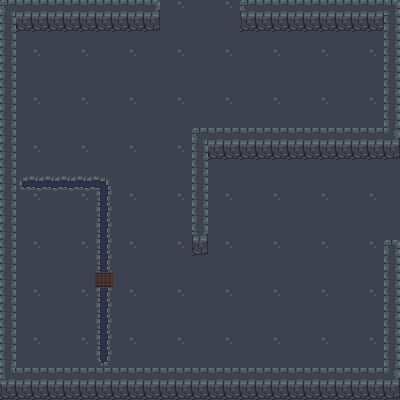

This is a level from a 2D game, rendered from its Tiled map with the project's own tilesets. A one-line summary and the complete map file follow:
An orthogonal 25x25 tile map with 16x16 px tiles, 2 tile layers (Ground, Collisions), 3 tilesets and 11 objects.

<map version="1.4" tiledversion="1.4.1" orientation="orthogonal" renderorder="right-down" width="25" height="25" tilewidth="16" tileheight="16" infinite="0" nextlayerid="4" nextobjectid="40">
 <editorsettings>
  <export target="." format="tmx" />
 </editorsettings>
 <tileset firstgid="1" source="overworld.tsx" />
 <tileset firstgid="1441" source="Cave.tsx" />
 <tileset firstgid="2441" source="dungeon_tiles.tsx" />
 <layer id="1" name="Ground" width="25" height="25">
  <data encoding="csv">
2461,2462,2463,2461,2462,2463,2461,2462,2463,2461,2462,2463,2461,2462,2463,2461,2462,2463,2461,2462,2463,2461,2462,2463,2461,
2480,2481,2482,2480,2481,2482,2480,2481,2482,2480,2481,2482,2480,2481,2482,2480,2481,2482,2480,2481,2482,2480,2481,2482,2480,
2499,2500,2501,2499,2500,2501,2499,2500,2501,2499,2500,2501,2499,2500,2501,2499,2500,2501,2499,2500,2501,2499,2500,2501,2499,
2461,2462,2463,2461,2462,2463,2461,2462,2463,2461,2462,2463,2461,2462,2463,2461,2462,2463,2461,2462,2463,2461,2462,2463,2461,
2480,2481,2482,2480,2481,2482,2480,2481,2482,2480,2481,2482,2480,2481,2482,2480,2481,2482,2480,2481,2482,2480,2481,2482,2480,
2499,2500,2501,2499,2500,2501,2499,2500,2501,2499,2500,2501,2499,2500,2501,2499,2500,2501,2499,2500,2501,2499,2500,2501,2499,
2461,2462,2463,2461,2462,2463,2461,2462,2463,2461,2462,2463,2461,2462,2463,2461,2462,2463,2461,2462,2463,2461,2462,2463,2461,
2480,2481,2482,2480,2481,2482,2480,2481,2482,2480,2481,2482,2480,2481,2482,2480,2481,2482,2480,2481,2482,2480,2481,2482,2480,
2499,2500,2501,2499,2500,2501,2499,2500,2501,2499,2500,2501,2499,2500,2501,2499,2500,2501,2499,2500,2501,2499,2500,2501,2499,
2461,2462,2463,2461,2462,2463,2461,2462,2463,2461,2462,2463,2461,2462,2463,2461,2462,2463,2461,2462,2463,2461,2462,2463,2461,
2480,2481,2482,2480,2481,2482,2480,2481,2482,2480,2481,2482,2480,2481,2482,2480,2481,2482,2480,2481,2482,2480,2481,2482,2480,
2499,2500,2501,2499,2500,2501,2499,2500,2501,2499,2500,2501,2499,2500,2501,2499,2500,2501,2499,2500,2501,2499,2500,2501,2499,
2461,2462,2463,2461,2462,2463,2461,2462,2463,2461,2462,2463,2461,2462,2463,2461,2462,2463,2461,2462,2463,2461,2462,2463,2461,
2480,2481,2482,2480,2481,2482,2480,2481,2482,2480,2481,2482,2480,2481,2482,2480,2481,2482,2480,2481,2482,2480,2481,2482,2480,
2499,2500,2501,2499,2500,2501,2499,2500,2501,2499,2500,2501,2499,2500,2501,2499,2500,2501,2499,2500,2501,2499,2500,2501,2499,
2461,2462,2463,2461,2462,2463,2461,2462,2463,2461,2462,2463,2461,2462,2463,2461,2462,2463,2461,2462,2463,2461,2462,2463,2461,
2480,2481,2482,2480,2481,2482,2480,2481,2482,2480,2481,2482,2480,2481,2482,2480,2481,2482,2480,2481,2482,2480,2481,2482,2480,
2499,2500,2501,2499,2500,2501,2499,2500,2501,2499,2500,2501,2499,2500,2501,2499,2500,2501,2499,2500,2501,2499,2500,2501,2499,
2461,2462,2463,2461,2462,2463,2461,2462,2463,2461,2462,2463,2461,2462,2463,2461,2462,2463,2461,2462,2463,2461,2462,2463,2461,
2480,2481,2482,2480,2481,2482,2480,2481,2482,2480,2481,2482,2480,2481,2482,2480,2481,2482,2480,2481,2482,2480,2481,2482,2480,
2499,2500,2501,2499,2500,2501,2499,2500,2501,2499,2500,2501,2499,2500,2501,2499,2500,2501,2499,2500,2501,2499,2500,2501,2499,
2461,2462,2463,2461,2462,2463,2461,2462,2463,2461,2462,2463,2461,2462,2463,2461,2462,2463,2461,2462,2463,2461,2462,2463,2461,
2480,2481,2482,2480,2481,2482,2480,2481,2482,2480,2481,2482,2480,2481,2461,2461,2481,2482,2480,2481,2482,2480,2481,2482,2480,
2499,2500,2501,2499,2500,2501,2499,2500,2501,2499,2500,2501,2499,2500,2501,2499,2500,2501,2499,2500,2501,2499,2500,2501,2499,
2461,2462,2463,2461,2462,2463,2461,2462,2463,2461,2462,2463,2461,2462,2463,2461,2462,2463,2461,2462,2463,2461,2462,2463,2461
</data>
 </layer>
 <layer id="2" name="Collisions" width="25" height="25">
  <data encoding="csv">
2596,2597,2597,2597,2597,2597,2597,2597,2597,2651,0,0,0,0,0,2650,2635,2635,2635,2635,2635,2635,2635,2635,2598,
2615,2616,2616,2616,2616,2616,2616,2616,2616,2670,0,0,0,0,0,2669,2654,2654,2654,2654,2654,2654,2654,2654,2617,
2615,0,0,0,0,0,0,0,0,0,0,0,0,0,0,0,0,0,0,0,0,0,0,0,2617,
2615,0,0,0,0,0,0,0,0,0,0,0,0,0,0,0,0,0,0,0,0,0,0,0,2617,
2615,0,0,0,0,0,0,0,0,0,0,0,0,0,0,0,0,0,0,0,0,0,0,0,2617,
2615,0,0,0,0,0,0,0,0,0,0,0,0,0,0,0,0,0,0,0,0,0,0,0,2617,
2615,0,0,0,0,0,0,0,0,0,0,0,0,0,0,0,0,0,0,0,0,0,0,0,2617,
2615,0,0,0,0,0,0,0,0,0,0,0,0,0,0,0,0,0,0,0,0,0,0,0,2617,
2617,0,0,0,0,0,0,0,0,0,0,0,2596,2635,2635,2635,2635,2635,2635,2635,2635,2635,2635,2635,2636,
2617,0,0,0,0,0,0,0,0,0,0,0,2617,2654,2654,2654,2654,2654,2654,2654,2654,2654,2654,2654,2655,
2617,0,0,0,0,0,0,0,0,0,0,0,2617,0,0,0,0,0,0,0,0,0,0,0,0,
2617,2514,2511,2511,2511,2511,2512,0,0,0,0,0,2617,0,0,0,0,0,0,0,0,0,0,0,0,
2617,0,0,0,0,0,2531,0,0,0,0,0,2617,0,0,0,0,0,0,0,0,0,0,0,0,
2617,0,0,0,0,0,2531,0,0,0,0,0,2617,0,0,0,0,0,0,0,0,0,0,0,0,
2617,0,0,0,0,0,2531,0,0,0,0,0,2618,0,0,0,0,0,0,0,0,0,0,0,0,
2617,0,0,0,0,0,2531,0,0,0,0,0,2637,0,0,0,0,0,0,0,0,0,0,0,2599,
2617,0,0,0,0,0,2531,0,0,0,0,0,0,0,0,0,0,0,0,0,0,0,0,0,2617,
2617,0,0,0,0,2677,2678,2679,0,0,0,0,0,0,0,0,0,0,0,0,0,0,0,0,2617,
2617,0,0,0,0,0,2531,0,0,0,0,0,0,0,0,0,0,0,0,0,0,0,0,0,2617,
2617,0,0,0,0,0,2531,0,0,0,0,0,0,0,0,0,0,0,0,0,0,0,0,0,2617,
2617,0,0,0,0,0,2531,0,0,0,0,0,0,0,0,0,0,0,0,0,0,0,0,0,2617,
2617,0,0,0,0,0,2531,0,0,0,0,0,0,0,0,0,0,0,0,0,0,0,0,0,2617,
2617,0,0,0,0,0,2532,0,0,0,0,0,0,0,0,0,0,0,0,0,0,0,0,0,2617,
2634,2635,2635,2635,2635,2635,2635,2635,2635,2635,2635,2635,2635,2635,2635,2635,2635,2635,2635,2635,2635,2635,2635,2635,2636,
2653,2654,2654,2654,2654,2654,2654,2654,2654,2654,2654,2654,2654,2654,2654,2654,2654,2654,2654,2654,2654,2654,2654,2654,2655
</data>
 </layer>
 <objectgroup id="3" name="Collisions mask">
  <object id="4" x="240" y="-0.0710884" width="157.5" height="31.5" />
  <object id="5" x="383.737" y="-2" width="16.263" height="162.05" />
  <object id="6" x="385" y="242.012" width="14" height="156.488" />
  <object id="7" x="241.59" y="369" width="147.91" height="30" />
  <object id="8" x="3" y="368" width="239.671" height="32" />
  <object id="9" x="2.5" y="241.941" width="12" height="150.559" />
  <object id="10" x="0" y="0" width="15" height="240.545" />
  <object id="11" x="1" y="1.5" width="158.111" height="30" />
  <object id="37" x="15.75" y="177.75">
   <polygon points="0,0 89.375,0.3125 93.125,13.25 92.4375,94.625 84.375,94.4375 84.6875,10.625 -0.3125,9.5 -1.8125,-0.625" />
  </object>
  <object id="38" x="99.6875" y="287.375">
   <polygon points="0,0 7.3125,0 7.0625,80.0625 -0.125,80.0625" />
  </object>
  <object id="39" x="192.545" y="257.455">
   <polygon points="0,0 16,0 15.2727,-98.1818 191.273,-97.6364 191.455,-130.364 -1.45455,-130.364" />
  </object>
 </objectgroup>
</map>
